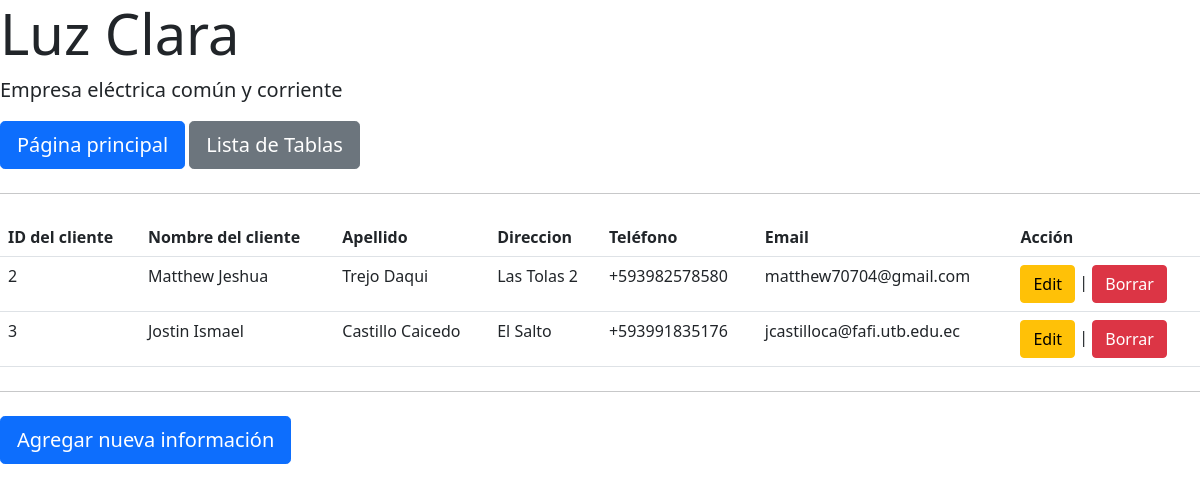
Page /listaClientes.php on the committed database.
### tables this page shows
CREATE TABLE `cliente` (
  `id_cliente` int NOT NULL,
  `nombre` varchar(50) NOT NULL,
  `apellido` varchar(50) NOT NULL,
  `direccion` varchar(50) NOT NULL,
  `telefono` varchar(50) NOT NULL,
  `email` varchar(50) NOT NULL
);

### listaClientes.php (the view, shortened to what this page needs)
<?php include('index.php');
$result = mysqli_query($mysqli, "SELECT * FROM cliente ORDER BY id_cliente");
?>
<html>
<head>
</head>
<body>
	<table class="table">
		<tr>
			<td><strong>ID del cliente</strong></td>
			<td><strong>Nombre del cliente</strong></td>
			<td><strong>Apellido</strong></td>
			<td><strong>Direccion</strong></td>
			<td><strong>Teléfono</strong></td>
			<td><strong>Email</strong></td>
			<td><strong>Acción</strong></td>
		</tr>
		<?php
		while ($res = mysqli_fetch_assoc($result))
		{
			echo "<tr>";
			echo "<td>".$res['id_cliente']."</td>";
			echo "<td>".$res['nombre']."</td>";
			echo "<td>".$res['apellido']."</td>";
			echo "<td>".$res['direccion']."</td>";
			echo "<td>".$res['telefono']."</td>";
			echo "<td>".$res['email']."</td>";
			echo "<td><a href=\"plantillaEditarInformacionClientes.php?id=$res[id_cliente]\" class=\"btn btn-warning\">Edit</a> |
			<a href=\"borrarInformacionClientes.php?id=$res[id_cliente]\" class=\"btn btn-danger\" onClick=\"return confirm('¿Estás seguro que quieres borrar esto?')\">Borrar</a></td>";
		}
		?>
	</table>
	<hr class="my-4">
	<a class="btn btn-primary btn-lg" href="plantillaAgregarInformacionClientes.php">Agregar nueva información</a>
</body>
</html>

### index.php (shortened to what this page needs)
<html>
<head>
	<link href="https://cdn.jsdelivr.net/npm/bootstrap@5.0.2/dist/css/bootstrap.min.css" rel="stylesheet">
</head>
<body>
	<div class="jumbotron">
		<h1 class="display-4">Luz Clara</h1>
		<p class="lead">Empresa eléctrica común y corriente</p>
		<a class="btn btn-primary btn-lg" href="index.php" role="button">Página principal</a>
		<a class="btn btn-secondary btn-lg" href="listaTablas.php" role="button">Lista de Tablas</a>
		<hr class="my-4">
	</div>
</body>
</html>

### rows in the picture
cliente: id_cliente "2", nombre "Matthew Jeshua", apellido "Trejo Daqui", direccion "Las Tolas 2", telefono "+593982578580", email "matthew70704@gmail.com"
cliente: id_cliente "3", nombre "Jostin Ismael", apellido "Castillo Caicedo", direccion "El Salto", telefono "+593991835176", email "jcastilloca@fafi.utb.edu.ec"
